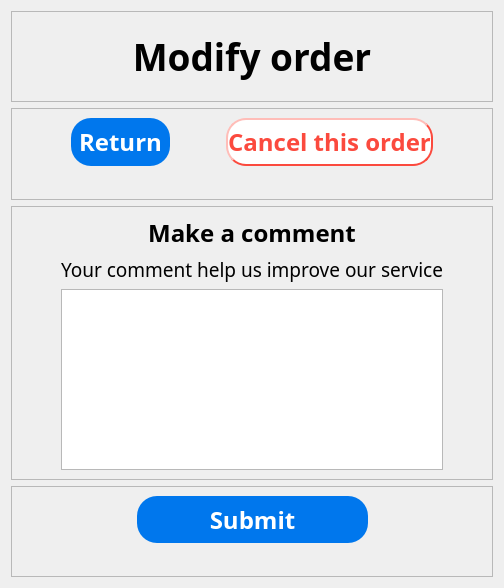
           <widget class="QWidget" name="modify_order_page14">
            <layout class="QVBoxLayout" name="verticalLayout_26">
             <item>
              <layout class="QVBoxLayout" name="verticalLayout_25" stretch="1,1,3,1">
               <item>
                <widget class="QFrame" name="frame_40">
                 <property name="frameShape">
                  <enum>QFrame::StyledPanel</enum>
                 </property>
                 <property name="frameShadow">
                  <enum>QFrame::Raised</enum>
                 </property>
                 <layout class="QGridLayout" name="gridLayout_80">
                  <item row="0" column="0">
                   <layout class="QGridLayout" name="gridLayout_79">
                    <item row="0" column="0">
                     <widget class="QLabel" name="label_38">
                      <property name="font">
                       <font>
                        <family>Bahnschrift SemiBold</family>
                        <pointsize>28</pointsize>
                        <weight>75</weight>
                        <bold>true</bold>
                       </font>
                      </property>
                      <property name="text">
                       <string>Modify order</string>
                      </property>
                      <property name="alignment">
                       <set>Qt::AlignCenter</set>
                      </property>
                     </widget>
                    </item>
                   </layout>
                  </item>
                 </layout>
                </widget>
               </item>
               <item>
                <widget class="QFrame" name="frame_39">
                 <property name="frameShape">
                  <enum>QFrame::StyledPanel</enum>
                 </property>
                 <property name="frameShadow">
                  <enum>QFrame::Raised</enum>
                 </property>
                 <layout class="QGridLayout" name="gridLayout_82">
                  <item row="0" column="0">
                   <layout class="QGridLayout" name="gridLayout_81" rowstretch="2,1" columnstretch="2,4,2,4,2">
                    <item row="0" column="0">
                     <spacer name="horizontalSpacer_52">
                      <property name="orientation">
                       <enum>Qt::Horizontal</enum>
                      </property>
                      <property name="sizeHint" stdset="0">
                       <size>
                        <width>40</width>
                        <height>20</height>
                       </size>
                      </property>
                     </spacer>
                    </item>
                    <item row="0" column="4">
                     <spacer name="horizontalSpacer_54">
                      <property name="orientation">
                       <enum>Qt::Horizontal</enum>
                      </property>
                      <property name="sizeHint" stdset="0">
                       <size>
                        <width>40</width>
                        <height>20</height>
                       </size>
                      </property>
                     </spacer>
                    </item>
                    <item row="0" column="2">
                     <spacer name="horizontalSpacer_53">
                      <property name="orientation">
                       <enum>Qt::Horizontal</enum>
                      </property>
                      <property name="sizeHint" stdset="0">
                       <size>
                        <width>40</width>
                        <height>20</height>
                       </size>
                      </property>
                     </spacer>
                    </item>
                    <item row="0" column="1">
                     <widget class="QPushButton" name="to_personal_homepage_2">
                      <property name="sizePolicy">
                       <sizepolicy hsizetype="Minimum" vsizetype="Expanding">
                        <horstretch>0</horstretch>
                        <verstretch>0</verstretch>
                       </sizepolicy>
                      </property>
                      <property name="font">
                       <font>
                        <family>Bahnschrift SemiBold</family>
                        <pointsize>18</pointsize>
                        <weight>75</weight>
                        <bold>true</bold>
                       </font>
                      </property>
                      <property name="styleSheet">
                       <string notr="true">QPushButton{background-color: rgb(0, 119, 237); border-radius:20px; color:rgb(255,255,255);}</string>
                      </property>
                      <property name="text">
                       <string>Return</string>
                      </property>
                     </widget>
                    </item>
                    <item row="0" column="3">
                     <widget class="QPushButton" name="cancel_order_to_op_su_page">
                      <property name="sizePolicy">
                       <sizepolicy hsizetype="Minimum" vsizetype="Expanding">
                        <horstretch>0</horstretch>
                        <verstretch>0</verstretch>
                       </sizepolicy>
                      </property>
                      <property name="font">
                       <font>
                        <family>Bahnschrift SemiBold</family>
                        <pointsize>18</pointsize>
                        <weight>75</weight>
                        <bold>true</bold>
                       </font>
                      </property>
                      <property name="styleSheet">
                       <string notr="true">QPushButton{background-color: rgb(255,255,255); border-radius:20px; color:rgb(251, 74, 62);border-width:2px;border-color:rgb(251, 74, 62);border-style:outset;}</string>
                      </property>
                      <property name="text">
                       <string>Cancel this order</string>
                      </property>
                     </widget>
                    </item>
                    <item row="1" column="1">
                     <spacer name="verticalSpacer_32">
                      <property name="orientation">
                       <enum>Qt::Vertical</enum>
                      </property>
                      <property name="sizeHint" stdset="0">
                       <size>
                        <width>20</width>
                        <height>40</height>
                       </size>
                      </property>
                     </spacer>
                    </item>
                   </layout>
                  </item>
                 </layout>
                </widget>
               </item>
               <item>
                <widget class="QFrame" name="frame_38">
                 <property name="frameShape">
                  <enum>QFrame::StyledPanel</enum>
                 </property>
                 <property name="frameShadow">
                  <enum>QFrame::Raised</enum>
                 </property>
                 <layout class="QGridLayout" name="gridLayout_84">
                  <item row="0" column="0">
                   <layout class="QGridLayout" name="gridLayout_83" rowstretch="0,0,0" columnstretch="1,3,1">
                    <item row="2" column="1">
                     <widget class="QTextEdit" name="comment_in">
                      <property name="font">
                       <font>
                        <family>Bahnschrift SemiBold</family>
                        <pointsize>18</pointsize>
                        <weight>75</weight>
                        <bold>true</bold>
                       </font>
                      </property>
                     </widget>
                    </item>
                    <item row="0" column="1">
                     <widget class="QLabel" name="label_39">
                      <property name="font">
                       <font>
                        <family>Bahnschrift SemiBold</family>
                        <pointsize>18</pointsize>
                        <weight>75</weight>
                        <bold>true</bold>
                       </font>
                      </property>
                      <property name="text">
                       <string>Make a comment</string>
                      </property>
                      <property name="alignment">
                       <set>Qt::AlignCenter</set>
                      </property>
                     </widget>
                    </item>
                    <item row="1" column="1">
                     <widget class="QLabel" name="label_40">
                      <property name="sizePolicy">
                       <sizepolicy hsizetype="Preferred" vsizetype="Fixed">
                        <horstretch>0</horstretch>
                        <verstretch>0</verstretch>
                       </sizepolicy>
                      </property>
                      <property name="font">
                       <font>
                        <family>Bahnschrift Light</family>
                        <pointsize>14</pointsize>
                       </font>
                      </property>
                      <property name="text">
                       <string>Your comment help us improve our service</string>
                      </property>
                      <property name="alignment">
                       <set>Qt::AlignCenter</set>
                      </property>
                     </widget>
                    </item>
                    <item row="2" column="0">
                     <spacer name="horizontalSpacer_59">
                      <property name="orientation">
                       <enum>Qt::Horizontal</enum>
                      </property>
                      <property name="sizeHint" stdset="0">
                       <size>
                        <width>40</width>
                        <height>20</height>
                       </size>
                      </property>
                     </spacer>
                    </item>
                    <item row="2" column="2">
                     <spacer name="horizontalSpacer_60">
                      <property name="orientation">
                       <enum>Qt::Horizontal</enum>
                      </property>
                      <property name="sizeHint" stdset="0">
                       <size>
                        <width>40</width>
                        <height>20</height>
                       </size>
                      </property>
                     </spacer>
                    </item>
                   </layout>
                  </item>
                 </layout>
                </widget>
               </item>
               <item>
                <widget class="QFrame" name="frame_41">
                 <property name="frameShape">
                  <enum>QFrame::StyledPanel</enum>
                 </property>
                 <property name="frameShadow">
                  <enum>QFrame::Raised</enum>
                 </property>
                 <layout class="QGridLayout" name="gridLayout_86">
                  <item row="0" column="0">
                   <layout class="QGridLayout" name="gridLayout_85" rowstretch="2,1" columnstretch="1,2,1">
                    <item row="0" column="1">
                     <widget class="QPushButton" name="submit_comment_yo_op_su_page">
                      <property name="sizePolicy">
                       <sizepolicy hsizetype="Minimum" vsizetype="Expanding">
                        <horstretch>0</horstretch>
                        <verstretch>0</verstretch>
                       </sizepolicy>
                      </property>
                      <property name="font">
                       <font>
                        <family>Bahnschrift SemiBold</family>
                        <pointsize>18</pointsize>
                        <weight>75</weight>
                        <bold>true</bold>
                       </font>
                      </property>
                      <property name="styleSheet">
                       <string notr="true">QPushButton{background-color: rgb(0, 119, 237); border-radius:20px; color:rgb(255,255,255);}</string>
                      </property>
                      <property name="text">
                       <string>Submit</string>
                      </property>
                     </widget>
                    </item>
                    <item row="0" column="0">
                     <spacer name="horizontalSpacer_55">
                      <property name="orientation">
                       <enum>Qt::Horizontal</enum>
                      </property>
                      <property name="sizeHint" stdset="0">
                       <size>
                        <width>40</width>
                        <height>20</height>
                       </size>
                      </property>
                     </spacer>
                    </item>
                    <item row="0" column="2">
                     <spacer name="horizontalSpacer_56">
                      <property name="orientation">
                       <enum>Qt::Horizontal</enum>
                      </property>
                      <property name="sizeHint" stdset="0">
                       <size>
                        <width>40</width>
                        <height>20</height>
                       </size>
                      </property>
                     </spacer>
                    </item>
                    <item row="1" column="1">
                     <spacer name="verticalSpacer_33">
                      <property name="orientation">
                       <enum>Qt::Vertical</enum>
                      </property>
                      <property name="sizeHint" stdset="0">
                       <size>
                        <width>20</width>
                        <height>40</height>
                       </size>
                      </property>
                     </spacer>
                    </item>
                   </layout>
                  </item>
                 </layout>
                </widget>
               </item>
              </layout>
             </item>
            </layout>
           </widget>
